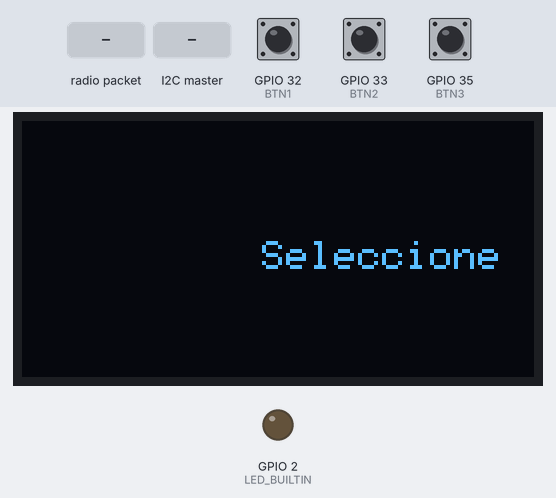
A sketch run on a simulated ESP32. Shown: 128×64 one-colour display, output pins drawn as LEDs (lit = HIGH). Inputs (shaded band) come from the test bench; at power-on: GPIO 32 (BTN1) LOW, GPIO 33 (BTN2) LOW, GPIO 35 (BTN3) LOW. No radio packets arrive unless stated; what the sketch prints to the serial monitor is not drawn.

Above: at 3.8 s.
3.9 s: radio packet "1" arrives
At 4.5 s:
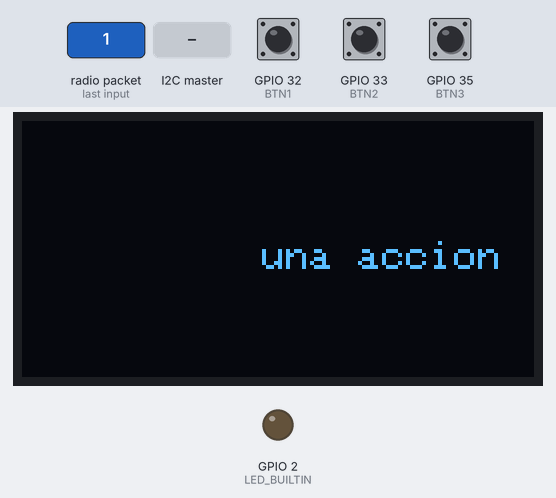
8.8 s: the I2C master sends the byte 1
At 9.2 s:
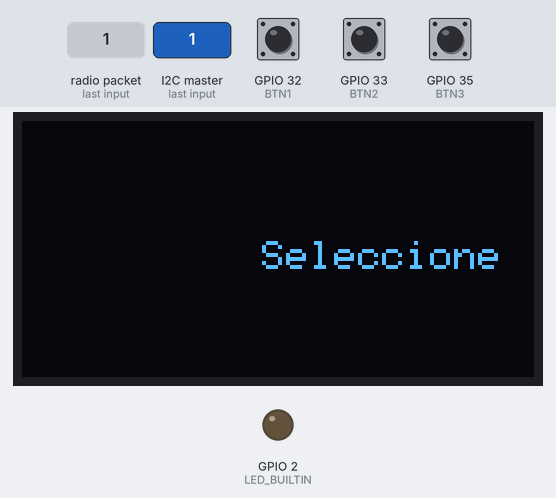
10.3 s: radio packet "0" arrives
At 11.9 s:
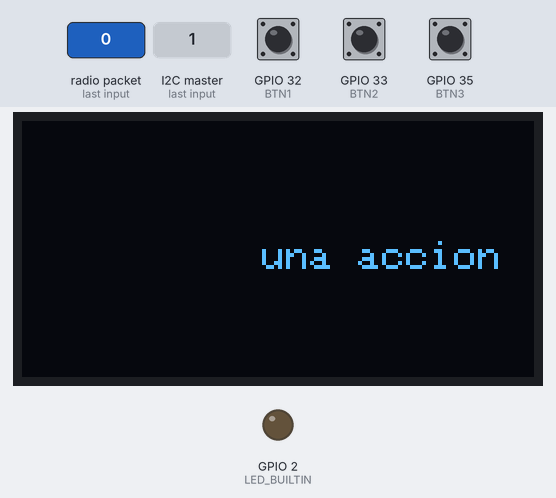
13.3 s: radio packet "2" arrives
At 13.47 s:
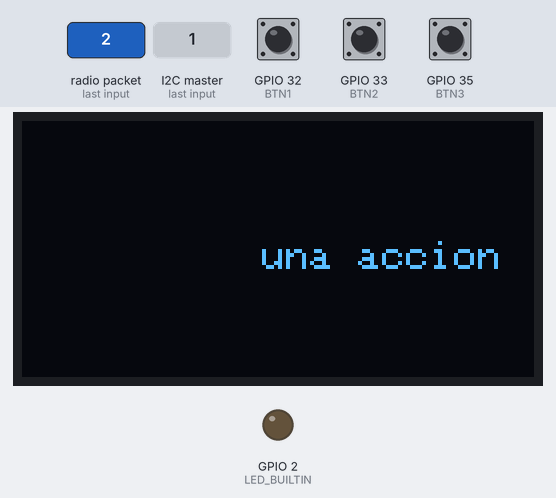
15.1 s: the I2C master sends the byte 0
At 16.1 s:
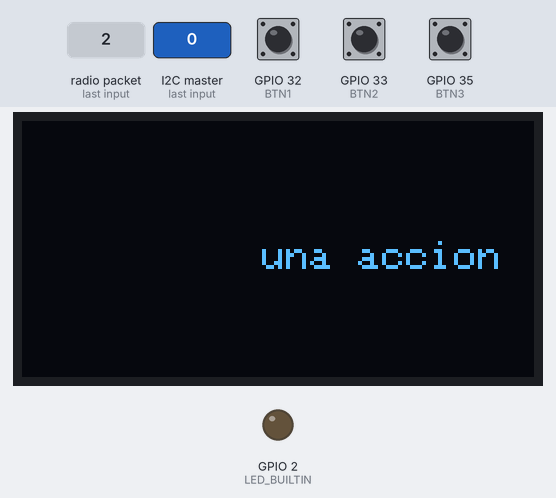
Timing chart, 0 to 18.1 s (numbered marks = the images above; inputs shaded):
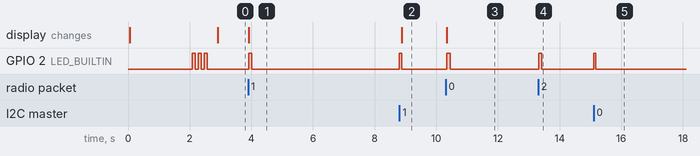

Measured:
- after the input at 3.9 s, GPIO 2 (LED_BUILTIN): LOW → HIGH at once, → LOW 0.10 s later
- after the input at 8.8 s, GPIO 2 (LED_BUILTIN): LOW → HIGH at once, → LOW 0.08 s later; the display: changes after 0.08 s (image 2)
- after the input at 10.3 s, GPIO 2 (LED_BUILTIN): LOW → HIGH after 0.05 s, → LOW 0.10 s later
- after the input at 13.3 s, GPIO 2 (LED_BUILTIN): LOW → HIGH at once, → LOW 0.10 s later
- after the input at 15.1 s, GPIO 2 (LED_BUILTIN): LOW → HIGH at once, → LOW 0.08 s later

The sketch:

Esp32_sender.ino
```cpp
#include <SPI.h>
#include <Wire.h>
#include <LoRa.h>
#include <Adafruit_GFX.h>
#include <Adafruit_SSD1306.h>
//OLED
#define SCREEN_WIDTH 128  // Ancho de la pantalla OLED
#define SCREEN_HEIGHT 64  // Alto de la pantalla OLED
#define OLED_ADDR 0x3C  // Dirección I2C de la pantalla OLED
Adafruit_SSD1306 display(SCREEN_WIDTH, SCREEN_HEIGHT, &Wire1, -1);

//Slave I2C Configuration
#define I2C_SLAVE_ADDR 0x08
#define SDA 21
#define SCL 22

//Master I2C Configuration
#define FREQ_I2C 100000
#define SDA_2 27
#define SCL_2 26

uint8_t counter = 0;
// Pines LoRa
#define LORA_SS 17
#define LORA_RST 16
#define LORA_DIO0 4

//botones para la accion
#define BTN1 32
#define BTN2 33
#define BTN3 35
bool lastState1 = LOW, lastState2 = LOW, lastState3 = LOW;

// Pin del LED incorporado
#define LED_BUILTIN 2  // El LED incorporado en la mayoría de las ESP32 está en el pin 2

void oled_init();
void oled_show_message(const char* message, uint8_t x, uint8_t y);
void sendLoRaMessage(const char* message);
void receiveEvent(int bytes);//INTERRUPT I2C

void setup() {
  // Inicializar el LED
  pinMode(LED_BUILTIN, OUTPUT);
  pinMode(BTN1, INPUT);
  pinMode(BTN2, INPUT);
  pinMode(BTN3, INPUT);
  digitalWrite(LED_BUILTIN, LOW);  // Apagado inicialmente

  // Inicializar el I2C esclavo (ESP32CAM), por defecto sda es 21 y scl 22, si se definen en el constructor no funciona
  Wire.begin(I2C_SLAVE_ADDR); // Configura ESP32 DevKit como esclavo en I2C
  Wire.setClock(FREQ_I2C); // 100 kHz
  Wire.onReceive(receiveEvent); // Llama a la función cuando recibe datos
  // Inicializar el I2C maestro (OLED), por defecto sda es 21 y scl 22, si se definen en el constructor no funciona
  Wire1.begin(SDA_2, SCL_2, FREQ_I2C);
  oled_init();

  // Inicializar el LoRa
  Serial.begin(115200);
  Serial.println("Inicializando LoRa...");
  LoRa.setPins(LORA_SS, LORA_RST, LORA_DIO0);

  if (!LoRa.begin(433E6)) {
    Serial.println("Error al inicializar LoRa.");
    while (1);
  }
  Serial.println("LoRa inicializado correctamente.");

  // Configuración de LoRa
  //LoRa.setPreambleLength(6);
  LoRa.setSpreadingFactor(12);
  LoRa.setSignalBandwidth(125E3);
  LoRa.setCodingRate4(8);
  LoRa.setTxPower(20, PA_OUTPUT_PA_BOOST_PIN);
  LoRa.enableCrc();
  LoRa.setSyncWord(0xAA);
  Serial.println("LoRa inicializado con éxito.");

  // Parpadeo inicial para indicar inicio correcto
  for(uint8_t i=0; i<3; i++) {
    digitalWrite(LED_BUILTIN, HIGH);
    delay(100);
    digitalWrite(LED_BUILTIN, LOW);
    delay(100);
  }
}

void loop() {
  oled_show_message("Seleccione",50,15);
  oled_show_message("una accion",50,30);
  //lectura de botones
  bool currentState1 = digitalRead(BTN1);
  bool currentState2 = digitalRead(BTN2);
  bool currentState3 = digitalRead(BTN3);
  if (lastState1 == LOW && currentState1 == HIGH) {
      Serial.println("Botón 1 presionado");
  }
  if (lastState2 == LOW && currentState2 == HIGH) {
      Serial.println("Botón 2 presionado");
  }
  if (lastState3 == LOW && currentState3 == HIGH) {
      Serial.println("Botón 3 presionado");
  }
  // Actualizar estados anteriores
  lastState1 = currentState1; lastState2 = currentState2; lastState3 = currentState3;

  // Verificar si hay algún paquete recibido
  uint8_t packetSize = LoRa.parsePacket();
  if (packetSize) {
    // Encender LED para indicar recepción
    digitalWrite(LED_BUILTIN, HIGH);

    // Procesar los datos recibidos
    String incoming = "";
    while (LoRa.available()) {
      incoming += (char)LoRa.read();
    }
    Serial.print("Mensaje recibido: ");
    Serial.println(incoming);

    // Mantener el LED encendido brevemente
    delay(100);
    digitalWrite(LED_BUILTIN, LOW);
  }

  /*// Enviar mensaje periódicamente
  static unsigned long lastSendTime = 0;
  if (millis() - lastSendTime > 2000) {  // Enviar cada 5 segundos
    Serial.println("Paquete enviado");
    sendLoRaMessage("Hola Raspberry pi\0");
    Serial.println("====================================");
    lastSendTime = millis();
  }*/
}

void oled_init() {
    if (!display.begin(SSD1306_SWITCHCAPVCC, OLED_ADDR)) {
        Serial.println("Error al iniciar pantalla OLED");
        for (;;);
    }
    display.clearDisplay();
    display.setTextSize(1);
    display.setTextColor(WHITE);
    display.setCursor(0, 0);
    display.println("OLED Lista!");
    display.display();
    delay(2000);
}

void oled_show_message(const char* message, uint8_t x, uint8_t y) {
    display.clearDisplay();
    display.setCursor(60, 30);
    display.println(message);
    display.display();
}

// send packet
void sendLoRaMessage(const char* message) {
  // Encender LED para indicar transmisión
  digitalWrite(LED_BUILTIN, HIGH);

  Serial.print("Enviando mensaje por LoRa: ");
  Serial.println(message);

  LoRa.beginPacket();
  LoRa.print(message);
  LoRa.endPacket();

  // Mantener el LED encendido brevemente
  delay(20);
  digitalWrite(LED_BUILTIN, LOW);
}

void receiveEvent(int bytes) {
  uint8_t i = 0;
  char mssg[256];
  Serial.print("Recibido: ");
  while (Wire.available()) {
    mssg[i] = Wire.read();
    if(mssg[i] == '\0') break;
    i++;
  }
  mssg[i] = '\0'; //asegurar el final del string
  Serial.println("Paquete enviado");
  sendLoRaMessage(mssg);
  Serial.println("====================================");
}
```
